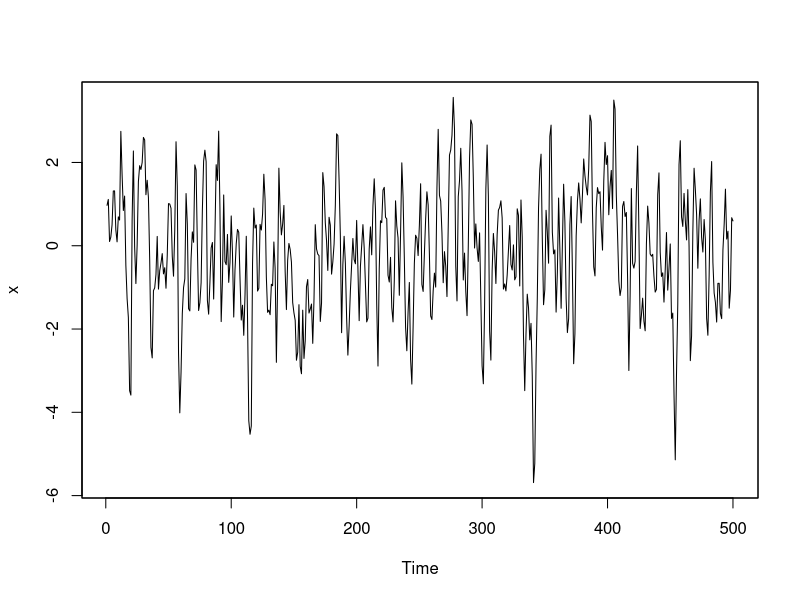
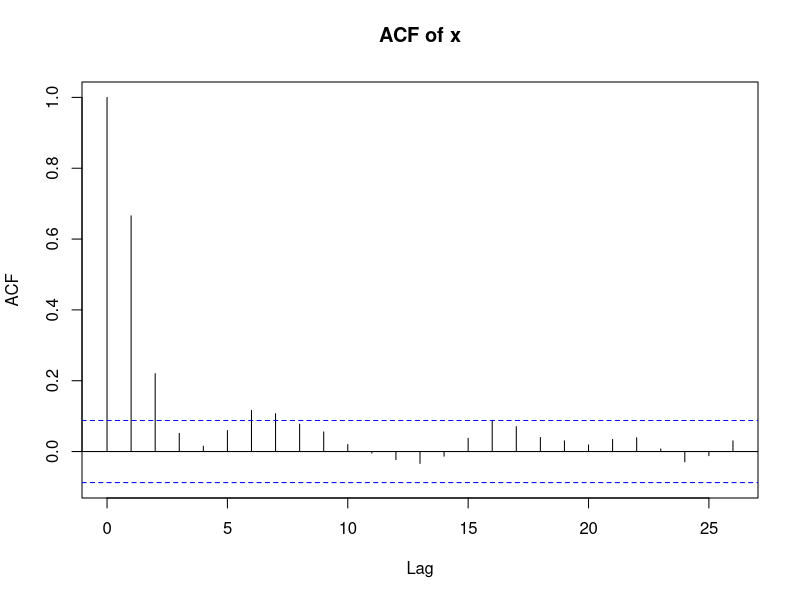
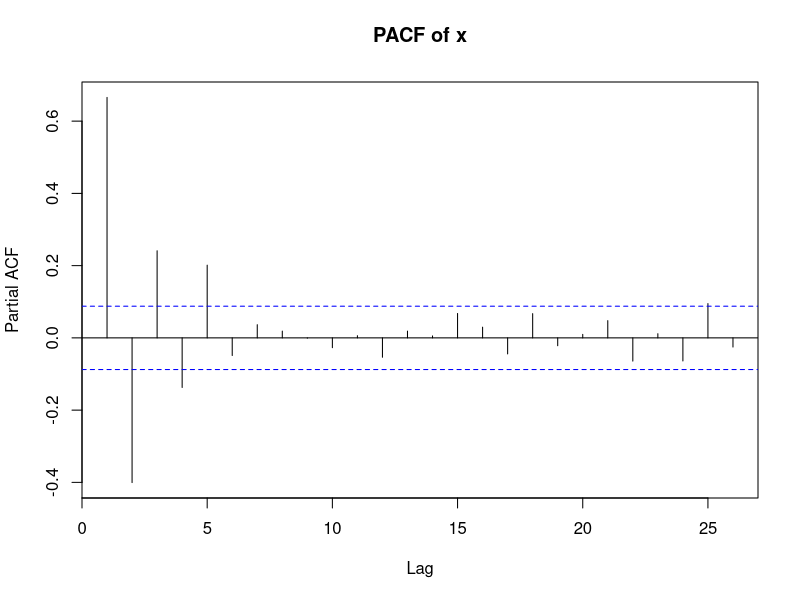
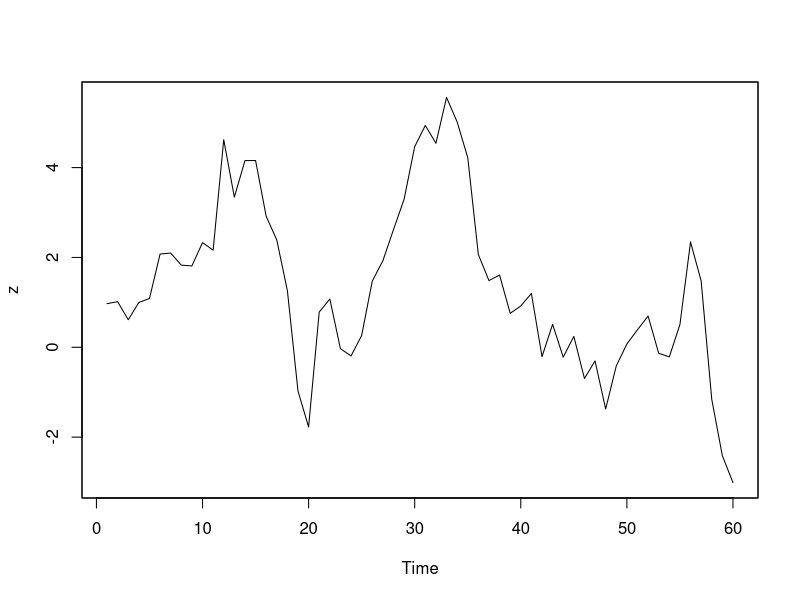
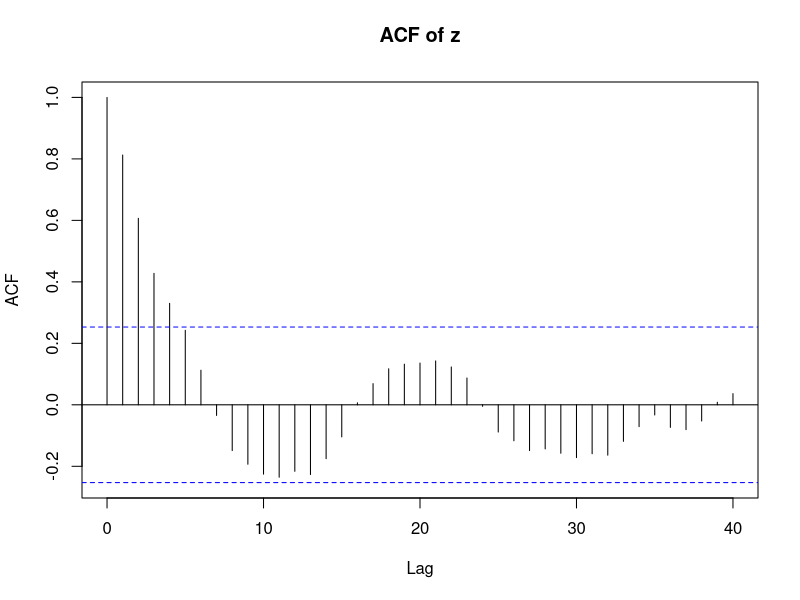
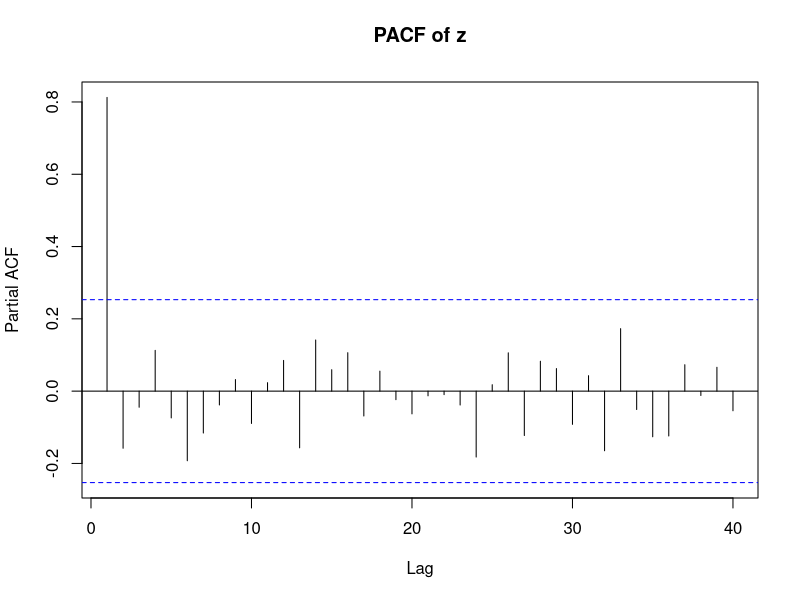
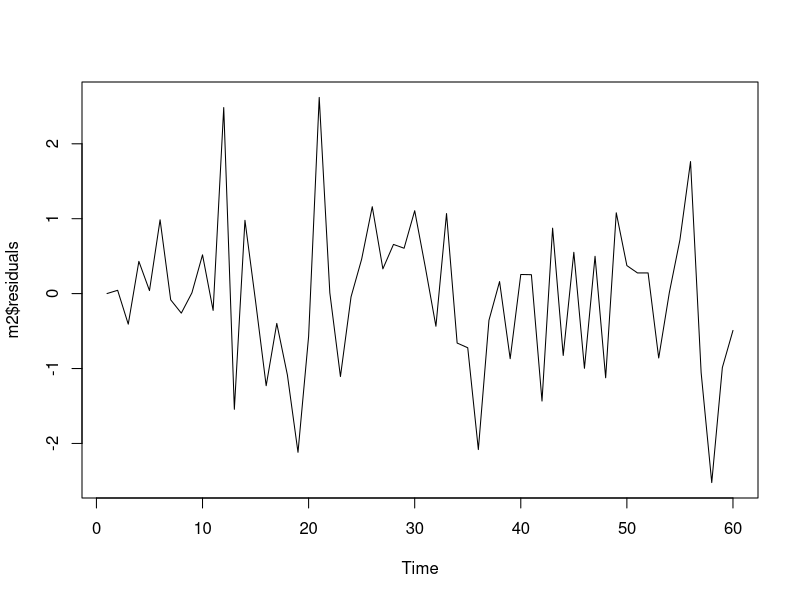

The R script that drew these images, in order:
## ---- chunk 1
knitr::opts_chunk$set(echo = FALSE)
knitr::opts_knit$set(root.dir = "/Users/Tom/Desktop/time-series-analysis-fall2018")
options(digits=4)
## ---- chunk 2
require("foreign")
require("tseries")
require("zoo")
require("urca")
require("knitr")

data <- read.dta('data/ts_hw1.dta')
x <- zoo(data$x, data$t)
z <- zoo(data$z[1:60], data$t[1:60]) # values after 60 are null
## ---- chunk 3
plot(x, xlab = 'Time')
## ---- chunk 4
max_lags = 40
acf_vec <- acf(x, plot=FALSE, lag.max=max_lags)$acf
pacf_vec <- acf(x, plot=FALSE, lag.max=max_lags, type = 'partial')$acf
Q_stats <- c()
Q_pvals <- c()
for (i in 1:max_lags) {
  Q = Box.test(x, lag=i, type="Ljung-Box")
  Q_stats[[i]] <- Q$statistic
  Q_pvals[[i]] <- Q$p.value
}
corrgram <- cbind(LAG=seq(1,max_lags), ACF=acf_vec[2:41], PAC=pacf_vec, Q=Q_stats, "Prob>Q"=Q_pvals)
kable(corrgram)
## ---- chunk 5
acf(x, main='ACF of x')
pacf(x, main='PACF of x')
## ---- chunk 6
summary(ur.df(x, lags=1))
summary(ur.kpss(x))
## ---- chunk 7
m1 <- forecast::Arima(x, order = c(1,0,0))
m2 <- forecast::Arima(x, order = c(0,0,1))
m3 <- forecast::Arima(x, order = c(1,0,1))
print(m1)
print(Box.test(m1$residuals, lag=40, type="Ljung-Box"))
print(m2)
print(Box.test(m2$residuals, lag=40, type="Ljung-Box"))
print(m3)
print(Box.test(m3$residuals, lag=40, type="Ljung-Box"))
which.min(c(m1$aic, m2$aic, m3$aic))
which.min(c(m1$bic, m2$bic, m3$bic))
## ---- chunk 8
plot(z, xlab = 'Time')
## ---- chunk 9
max_lags = 40
acf_vec <- acf(z, plot=FALSE, lag.max=max_lags)$acf
pacf_vec <- pacf(z, plot=FALSE, lag.max=max_lags)$acf
Q_stats <- c()
Q_pvals <- c()
for (i in 1:max_lags) {
  Q = Box.test(z, lag=i, type="Ljung-Box")
  Q_stats[[i]] <- Q$statistic
  Q_pvals[[i]] <- Q$p.value
}
corrgram <- cbind(LAG=seq(1,max_lags), ACF=acf_vec[2:41], PAC=pacf_vec, Q=Q_stats, "Prob>Q"=Q_pvals)
kable(corrgram)
## ---- chunk 10
acf(z, main='ACF of z', lag.max = 40)
pacf(z, main='PACF of z', lag.max = 40)
## ---- chunk 11
summary(ur.df(z, lags=1))
summary(ur.kpss(z))
## ---- chunk 12
m1 <- forecast::Arima(x, order = c(1,1,0))
print("ARIMA(1,1,0):")
print(m1)
print(Box.test(m1$residuals, lag=40, type="Ljung-Box"))
## ---- chunk 13
m2 <- forecast::Arima(z, order = c(0,1,1))
print("ARIMA(0,1,1):")
print(m2)
print(Box.test(m2$residuals, lag=40, type="Ljung-Box"))
plot(m2$residuals)
